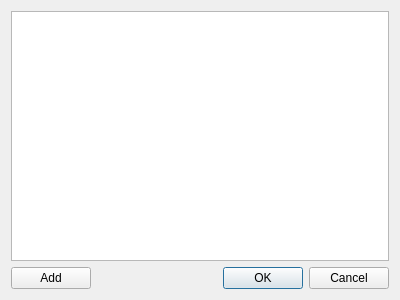
<?xml version="1.0" encoding="UTF-8"?>
<ui version="4.0">
 <class>ChooseContest</class>
 <widget class="QDialog" name="ChooseContest">
  <property name="geometry">
   <rect>
    <x>0</x>
    <y>0</y>
    <width>400</width>
    <height>300</height>
   </rect>
  </property>
  <property name="windowTitle">
   <string>Competition choose</string>
  </property>
  <property name="windowIcon">
   <iconset resource="../../../melampig.qrc">
    <normaloff>:/share/icons/search.png</normaloff>:/share/icons/search.png</iconset>
  </property>
  <layout class="QGridLayout" name="gridLayout">
   <item row="0" column="0">
    <widget class="QTableView" name="tableView"/>
   </item>
   <item row="1" column="0">
    <layout class="QHBoxLayout" name="horizontalLayout">
     <item>
      <widget class="QPushButton" name="addButton">
       <property name="text">
        <string>Add</string>
       </property>
      </widget>
     </item>
     <item>
      <spacer name="horizontalSpacer">
       <property name="orientation">
        <enum>Qt::Horizontal</enum>
       </property>
       <property name="sizeHint" stdset="0">
        <size>
         <width>40</width>
         <height>20</height>
        </size>
       </property>
      </spacer>
     </item>
     <item>
      <widget class="QDialogButtonBox" name="buttonBox">
       <property name="orientation">
        <enum>Qt::Horizontal</enum>
       </property>
       <property name="standardButtons">
        <set>QDialogButtonBox::Cancel|QDialogButtonBox::Ok</set>
       </property>
      </widget>
     </item>
    </layout>
   </item>
  </layout>
 </widget>
 <resources>
  <include location="../../../melampig.qrc"/>
 </resources>
 <connections>
  <connection>
   <sender>buttonBox</sender>
   <signal>accepted()</signal>
   <receiver>ChooseContest</receiver>
   <slot>accept()</slot>
   <hints>
    <hint type="sourcelabel">
     <x>248</x>
     <y>254</y>
    </hint>
    <hint type="destinationlabel">
     <x>157</x>
     <y>274</y>
    </hint>
   </hints>
  </connection>
  <connection>
   <sender>buttonBox</sender>
   <signal>rejected()</signal>
   <receiver>ChooseContest</receiver>
   <slot>reject()</slot>
   <hints>
    <hint type="sourcelabel">
     <x>316</x>
     <y>260</y>
    </hint>
    <hint type="destinationlabel">
     <x>286</x>
     <y>274</y>
    </hint>
   </hints>
  </connection>
 </connections>
</ui>
